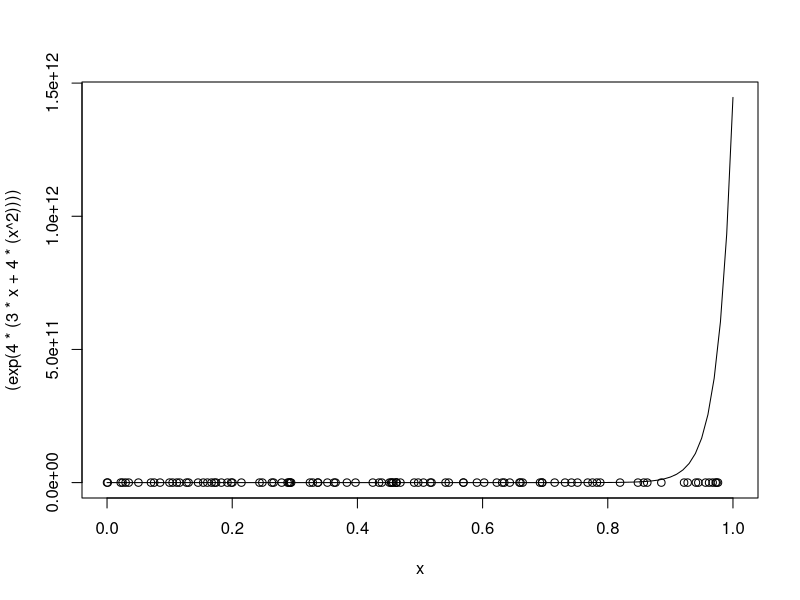

Write the R code that produced this figure.
## ---- chunk 1
knitr::opts_chunk$set(echo = TRUE)
## ---- chunk 2
x_values = runif(10000)
y_values = runif(10000)

inCircle = (x_values ** 2 + y_values ** 2) <= 1

points_circle = cbind(x_values[inCircle], y_values[inCircle])

pi_aproximation = 4 * length(points_circle[, 1]) / length(x_values)
## ---- chunk 3
x_values = runif(100)
y_values = runif(100)

funIntegral <- function(domain_value) {
  res = exp(4 * (3 * domain_value + 4 * (domain_value**2)))
  return(res)
}

underCurve = matrix(data = c(0, 0), ncol = 2)

for(iter in 1:length(x_values)) {
  flag = funIntegral(x_values[iter]) >= y_values[iter]
  if (flag) {
    underCurve = rbind(underCurve, c(x_values[iter], y_values[iter]))
  }
}

area_aproximation = (length(underCurve[, 1]) - 1) / length(x_values)
## ---- chunk 4
curve(expr = (exp(4 * (3 * x + 4 * (x**2)))), from = 0, to = 1)
points(x = underCurve[, 1], y = underCurve[, 2])
